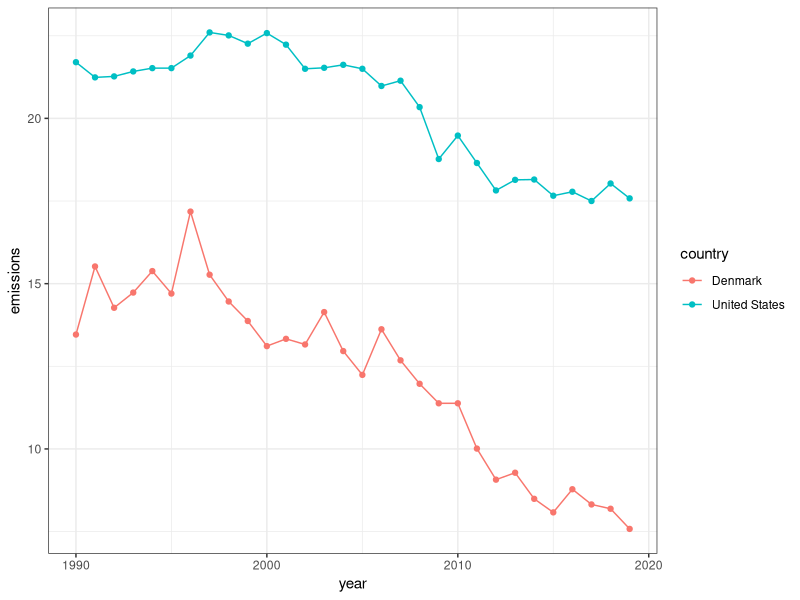

R code for this plot: (Note: this script raises an error after producing the figure.)
## ---- chunk 1
rm(list=ls())
library(tidyverse)
library(here)
library(ggfortify)
library(forecast)
library(gridExtra)
## ---- chunk 2
emissions<-read.csv(here("Data for the Code", "Corrected_Data_sets", 
  "emissions_corrected_US_Denmark.csv"), stringsAsFactors = TRUE)
## ---- chunk 3
emissions$year<-paste0("01-01-", emissions$year)
## ---- chunk 4
emissions$year<-as.Date(emissions$year, format="%d-%m-%Y")
#format tells R the dates are just a four digit year, a two digit year is %y, 
#origin informs R where it starts. must do the - in the %d- because the dates 
#are entered with a -. 
## ---- chunk 5
ggplot(emissions, aes(year, emissions, colour= country, group=country)) +  
  geom_line() +
  geom_point(aes(colour=country))+ theme_bw() 
#colour colors by country, and group tells R to group the points by country
#so geom_line will draw lines connecting the data by country.
 
## ---- chunk 6
t.test(emissions~country, data=emissions, paired=TRUE)
## ---- chunk 7
emissions$rate<-NA
denmark_rate<- emissions %>% filter(country=="Denmark")
den_rate<- diff(denmark_rate$emissions) # subtracts n by n-1 to get rate.
denmark_rate$rate[2:30]<-den_rate
denmark_rate<-denmark_rate[2:30,]

emissions$rate<-NA
usa_rate<- emissions %>% filter(country=="United States")
us_rate<- diff(usa_rate$emissions)
usa_rate$rate[2:30]<-us_rate
usa_rate<-usa_rate[2:30,]

emissions_rate<- rbind(usa_rate, denmark_rate)

## ---- chunk 8
ggplot(emissions_rate, aes(year, rate, colour= country, group=country)) +  
  geom_smooth() + theme_bw() #colour colors by country, and group tells R to 
#group the points by country so geom_line will draw lines connecting the 
#data by country.

## ---- chunk 9
t.test(rate~country, data=emissions_rate, paired=TRUE) 
#complete.cases means just use the ones without NAs
## ---- chunk 10
emissions_rate_2010<- emissions_rate %>% 
  filter(emissions_rate$year>="2010-01-01")

## ---- chunk 11
t.test(rate~country, data=emissions_rate_2010, paired=TRUE)
#complete.cases means just use the ones without NAs
## ---- chunk 12
survey<- read.csv(here("Data for the Code", "Corrected_Data_sets", 
                       "final_ccos_US_Denmark.csv"), stringsAsFactors=TRUE )
## ---- chunk 13
#Parsing out just the survey answers regarding climate change beliefs
beliefs<- survey %>% filter(survey$question=="Ques__Climate_beliefs") 
## ---- chunk 14
# Making the graph
ggplot(beliefs, aes(response,Number, fill=Country))+
  geom_bar(stat = 'identity', position = 'dodge') + 
 labs(title="Cause of Climate Change", x="Response to Survey Question",
      y="Percent") + # titling and renaming x and y axis labels
  coord_flip()+
  theme_bw() 
  
## ---- chunk 15
piecolor<- c("orange","maroon","darkgreen","lightblue", "gray70","purple")

beliefs<- beliefs %>% arrange(desc(Number)) %>% 
  mutate(Position=cumsum(Number/2)-0.5*Number) # moving the percentage labels around
legend<- c("caused equally","caused mostly by humans",
           "caused mostly by natural changes","climate change isin't happening",
           "other","refused") #see below
ggplot(beliefs, aes(x="", Percent, y= Number, fill=response))+  
  geom_bar(stat="identity", width=1, color="white")+
  coord_polar("y", start=0) + 
  facet_wrap(~Country)+
 #legend( 3, legend=legend)+, attempt to make the legends smaller, 
  #so the pie charts could be bigger and I could move the percentages.
  scale_fill_manual(values=piecolor )+ # manually fill the color
   theme_void()+# remove background, grid, numeric labels
  geom_label(aes (label = round(Number, digits = 1), x=1.7),color="white", size=4) 
# add percentages

## ---- chunk 16
dumb_way<- c(1101,3096,1101,3096,1101,3096,1101,3096,1101,3096,1101,3096) 
#1101 Danes answered the survey, 3096 Americans did.
beliefs$num_people<- dumb_way #put that vector into here

beliefs<- beliefs %>% group_by(Country, response) %>% 
  mutate(total=(Number/100)*num_people) #calculating rate where Number=percentage

beliefs$total<- round(beliefs$total, digits=0) #round to whole number

beliefs_numPeople<- beliefs %>% select(response, Country, total)
## ---- chunk 17
vector_Den<- c(585,57,419,19,16,1)
vector_US<-c(1295,473,1073,86,161,7)
matrix<- as.matrix(rbind(vector_Den, vector_US))
chisq.test(matrix)
## ---- chunk 18
worry<- survey %>% filter(survey$question=="Ques__climate_worry") 
## ---- chunk 19
ggplot(worry, aes(response,Number, fill=Country))+
  geom_bar(stat = 'identity', position = 'dodge') + 
  labs(title="Level of Concern Over Climate Change", 
       x="Response to Survey Question", y="Percent") + theme_bw() + coord_flip()
## ---- chunk 20
ggplot(worry, aes(x="", y= Number, fill=response))+  geom_bar(stat="identity",
    width=1)+ coord_polar("y", start=0) + 
   geom_label(aes(label = round(Number, digits = 1)), nudge_x = 0.4) + 
  # add percentages
  theme_void()+ # remove background, grid, numeric labels
facet_wrap(~Country)
## ---- chunk 21
dumb_way<- c(1101,3096,1101,3096,1101,3096,1101,3096,1101,3096) 
#1101 Danes answered the survey, 3096 Americans did.
worry$num_people<- dumb_way #put that vector into here

worry<- worry %>% group_by(Country, response) %>%  
  mutate(total=(Number/100)*num_people) #calculating rate where Number=percentage

worry$total<- round(worry$total, digits=0) #round to whole number

worry_numPeople<- worry %>% select(response, Country, total)
## ---- chunk 22
w_Den<- c(228,561,261,49,1)
w_US<-c(991,1102,502,498,3)
w_matrix<- as.matrix(rbind(w_Den, w_US))
chisq.test(w_matrix)
## ---- chunk 23
threat<- survey %>% filter(survey$question=="Ques__threat_20_years") 
## ---- chunk 24
ggplot(threat, aes(response,Number, fill=Country))+
  geom_bar(stat = 'identity', position = 'dodge') + 
  labs(title="Perceieved Threat of Climate Change", 
       x="Response to Survey Question", y="Percent") + theme_bw() + coord_flip()
## ---- chunk 25
ggplot(threat, aes(x="", y= Number, fill=response))+  
  geom_bar(stat="identity", width=1)+ coord_polar("y", start=0) + 
   geom_label(aes(label = round(Number, digits = 1)), nudge_x = 0.5, nudge_y=2) + 
  # add percentages
  theme_void()+ # remove background, grid, numeric labels
facet_wrap(~Country)
## ---- chunk 26
dumb_way<- c(1101,3096,1101,3096,1101,3096,1101,3096,1101,3096) 
#1101 Danes answered the survey, 3096 Americans did.
threat$num_people<- dumb_way #put that vector into here

threat<- worry %>% group_by(Country, response) %>%  mutate(total=(Number/100)*num_people)
#calculating rate where Number=percentage

threat$total<- round(threat$total, digits=0) #round to whole number

threat_numPeople<- threat %>% select(response, Country, total)
## ---- chunk 27
t_Den<- c(228,561,261,48,1)
t_US<-c(991,1102,502,498,3)
t_matrix<- as.matrix(rbind(t_Den, t_US))
chisq.test(t_matrix)
## ---- chunk 28
#Parcing out just the survey answers regarding climate change beliefs
fuels<- survey %>% filter(survey$question=="Ques__Fossil_moreorless") 
## ---- chunk 29
# Making the graph
ggplot(fuels, aes(response,Number, fill=Country))+geom_bar(stat = 'identity',
  position = 'dodge') + 
  labs(title="Fossil Fuel Use", x="Response to Survey Question", y="Percent") + 
  # renaming x and y axis labels
  theme_bw() +
  coord_flip() # switching x and y axis to read the suvey questions
## ---- chunk 30
ggplot(fuels, aes(x="", y= Number, fill=response))+  
  geom_bar(stat="identity", width=1)+ coord_polar("y", start=0) + 
   geom_label(aes(label = round(Number, digits = 1)), nudge_x = 0.4) +
  # add percentages
  theme_void()+ # remove background, grid, numeric labels
facet_wrap(~Country)
## ---- chunk 31
dumb_way<- c(1101,3096,1101,3096,1101,3096,1101,3096,1101,3096,1101,3096,1101,3096)
#1101 Danes answered the survey, 3096 Americans did.
fuels$num_people<- dumb_way #put that vector into here

fuels<- fuels %>% group_by(Country, response) %>% 
  mutate(total=(Number/100)*num_people) #calculating rate where Number=percentage

fuels$total<- round(fuels$total, digits=0) #round to whole number

fuels_numPeople<- fuels %>% select(response, Country, total)
## ---- chunk 32
t_Den<- c(24,50, 87, 293,590,54,13)
t_US<-c(306,296,445,555,1253,201,39)
t_matrix<- as.matrix(rbind(t_Den, t_US))
chisq.test(t_matrix)
